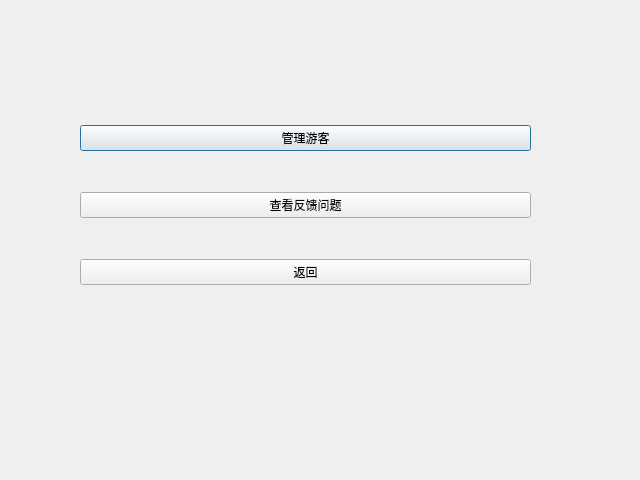
<?xml version="1.0" encoding="UTF-8"?>
<ui version="4.0">
 <class>Guide</class>
 <widget class="QDialog" name="Guide">
  <property name="geometry">
   <rect>
    <x>0</x>
    <y>0</y>
    <width>640</width>
    <height>480</height>
   </rect>
  </property>
  <property name="windowTitle">
   <string>Dialog</string>
  </property>
  <widget class="QWidget" name="verticalLayoutWidget">
   <property name="geometry">
    <rect>
     <x>80</x>
     <y>90</y>
     <width>451</width>
     <height>231</height>
    </rect>
   </property>
   <layout class="QVBoxLayout" name="verticalLayout">
    <item>
     <widget class="QPushButton" name="managebtn">
      <property name="text">
       <string>管理游客</string>
      </property>
     </widget>
    </item>
    <item>
     <widget class="QPushButton" name="feedbackbtn">
      <property name="text">
       <string>查看反馈问题</string>
      </property>
     </widget>
    </item>
    <item>
     <widget class="QPushButton" name="backbtn">
      <property name="text">
       <string>返回</string>
      </property>
     </widget>
    </item>
   </layout>
  </widget>
 </widget>
 <resources/>
 <connections/>
</ui>
